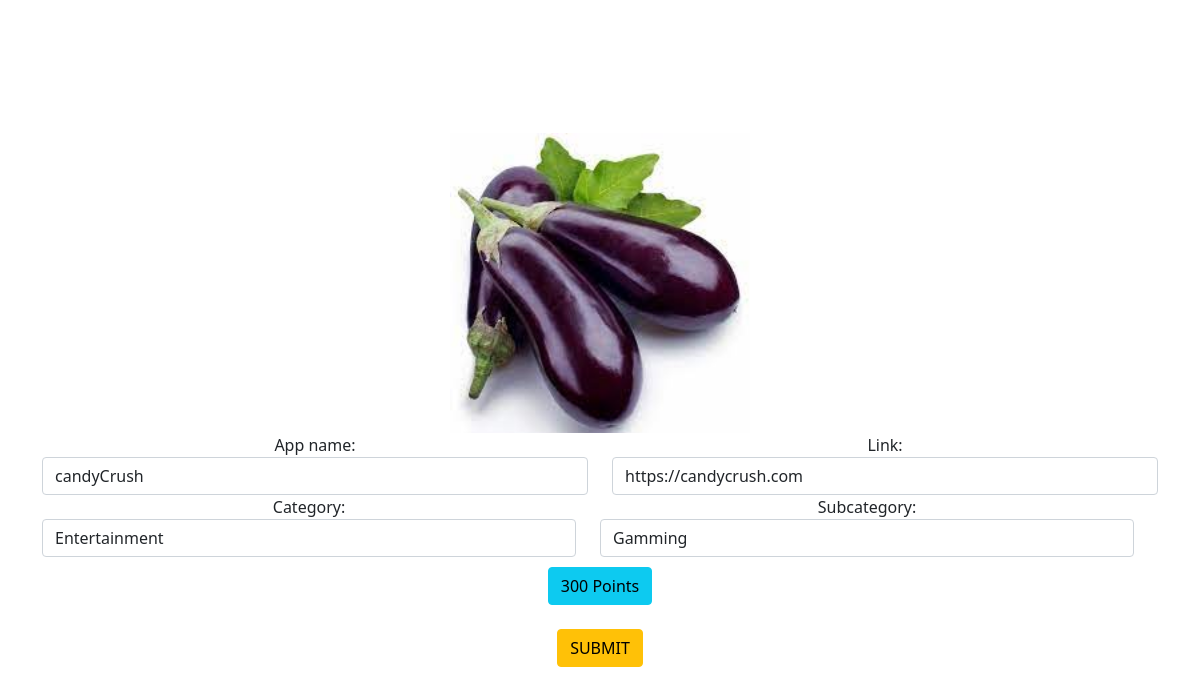
Screenshot of /appview/14 with the database file from the repository.
### Androidapp/models.py (models this page shows)
class AndroidApp(models.Model):
    CATEGORY_CHOICES = (
        ('Entertainment', 'Entertainment'),
        ('Utility', 'Utility'),
        ('Others', 'Others'),
    )
    SUBCATEGORY_CHOICES = (
        ('Social Media', 'Social Media'),
        ('Media Player', 'Media Player'),
        ('Gamming', 'Gamming'),
    )
    name = models.CharField(max_length=100)
    points = models.PositiveIntegerField()
    image = models.ImageField(upload_to='img/app_images',null=True, blank=True)  # Example: Use ImageField for image upload
    link = models.URLField(default='https://default-link.com')
    category = models.CharField(max_length=50, choices=CATEGORY_CHOICES,default='1')
    subcategory = models.CharField(max_length=50, choices=SUBCATEGORY_CHOICES,default='1')

### Androidapp/views.py (the view)
# urls.py: path('appview/<int:app_id>', views.display_android_app, name='view'),
def display_android_app(request, app_id):
    android_app = AndroidApp.objects.get(pk=app_id)  # Fetch the Android app data from the API
    return render(request, 'admin_view.html', {'android_app': android_app})

### templates/admin_view.html (shortened to what this page needs)
<!DOCTYPE html>
{% load static %}
<html lang="en">
<head>
    <link rel="stylesheet" href="{% static 'css/b.css' %}">
    <link href="https://cdn.jsdelivr.net/npm/bootstrap@5.0.2/dist/css/bootstrap.min.css" rel="stylesheet">
</head>
<body>
<div class="container">
    <form>
        <img src="{{ android_app.image.url }}" alt="..." height="300">
        <div class="row">
            <div class="col">
                <label for="app_name">App name:</label>
                <input type="text" class="form-control" id="app_name" placeholder="App name" value="{{ android_app.name }}">
            </div>
            <div class="col">
                <label for="app_link">Link:</label>
                <input type="text" class="form-control" id="app_link" placeholder="Link" value="{{ android_app.link }}">
            </div>
             <div class="row">
            <div class="col">
                <label for="app_name">Category:</label>
                <input type="text" class="form-control" id="category" placeholder="Category" value="{{ android_app.category }}">
            </div>
            <div class="col">
                <label for="app_link">Subcategory:</label>
                <input type="text" class="form-control" id="subcategory" placeholder="Subcategory" value="{{ android_app.subcategory }}">
            </div>
        </div>
        <br>
    </form>
    <br><br>
    <div class="center-button">
        <a class="btn btn-info" type="submit">{{ android_app.points }} Points</a><br><br>
        <a class="btn btn-warning" type="submit">SUBMIT</a>
    </div>
</div>
</body>
</html>

### static/css/b.css (style rules this page uses)
body { display: flex; align-items: center; justify-content: center; height: 100vh; margin: 0; background-color: #f2f2f2; }
.container { text-align: center; position: relative; }
img { max-width: 100%; max-height: 100%; display: block; margin: auto; }
.center-button { text-align: center; margin-top: 20px; }

### rows the page displays
AndroidApp: image (picture), name "candyCrush", link "https://candycrush.com", category "Entertainment", subcategory "Gamming", points "300"
